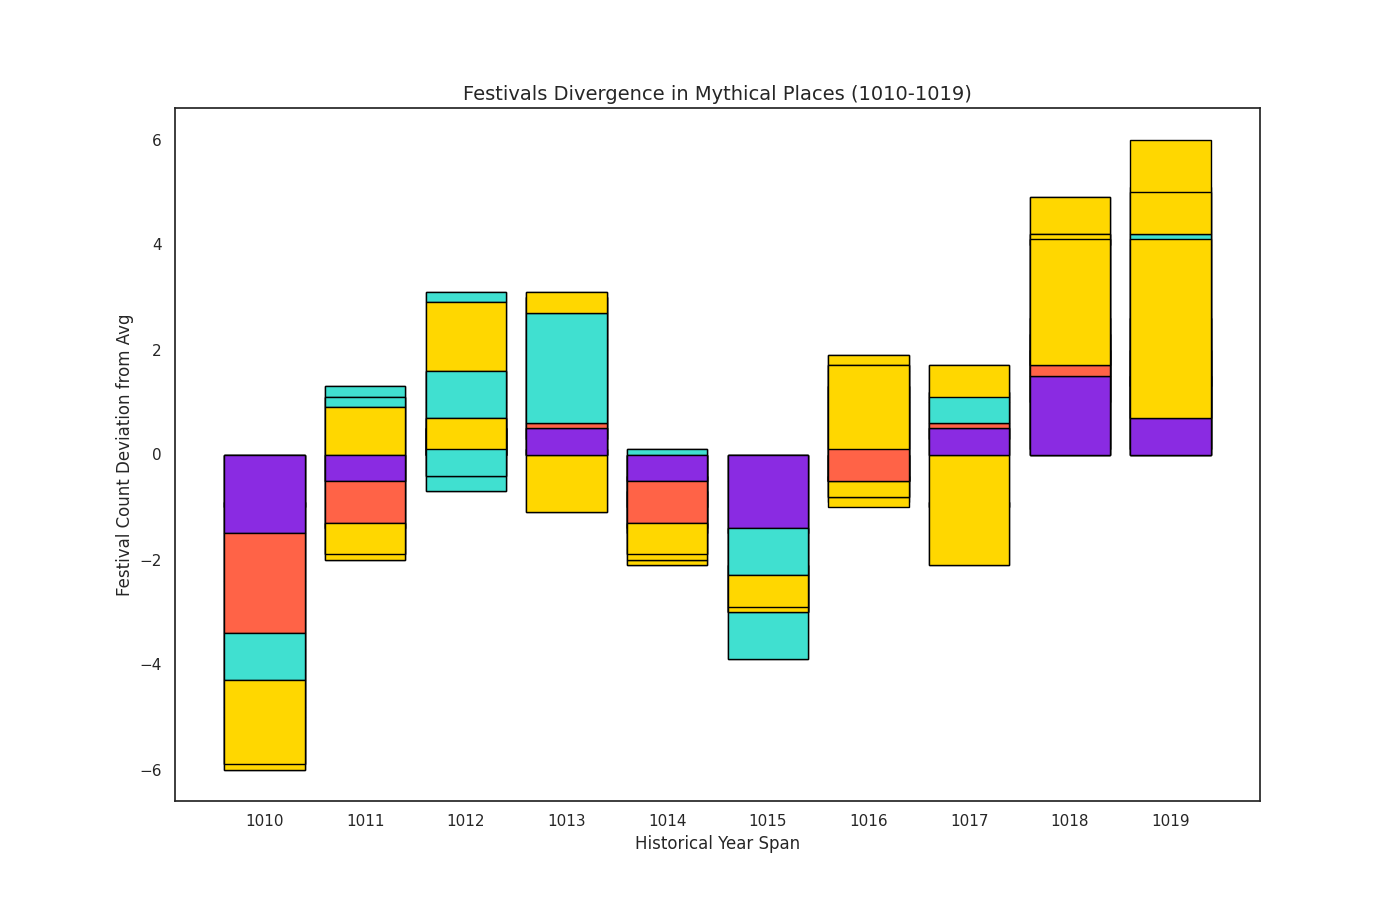

Reproduce this figure in Python.
import matplotlib.pyplot as plt
import numpy as np

years = np.arange(1010, 1020)

atlantis_festivals = np.array([[3, 2, 5, 4], [4, 6, 5, 3], [5, 3, 7, 5], [5, 4, 8, 6], [3, 5, 6, 4],
                               [4, 3, 5, 5], [4, 6, 6, 3], [5, 4, 7, 5], [6, 5, 5, 8], [6, 4, 9, 6]])
el_dorado_festivals = np.array([[4, 6, 1, 3], [5, 7, 4, 2], [6, 8, 4, 2], [5, 6, 3, 9], [4, 7, 2, 5],
                                [3, 4, 6, 4], [5, 7, 5, 2], [4, 6, 3, 8], [7, 4, 9, 4], [7, 4, 5, 10]])
shangri_la_festivals = np.array([[2, 4, 3, 5], [3, 4, 5, 6], [4, 6, 4, 6], [4, 5, 7, 7], [3, 5, 4, 6],
                                 [2, 4, 5, 6], [3, 5, 5, 7], [4, 5, 6, 6], [5, 6, 7, 6], [5, 5, 8, 7]])
avalon_festivals = np.array([[5, 4, 7, 6], [6, 5, 8, 7], [7, 5, 9, 7], [7, 6, 10, 8], [6, 5, 8, 7],
                             [5, 6, 7, 7], [6, 8, 8, 6], [7, 6, 9, 7], [8, 7, 7, 10], [8, 7, 6, 11]])

atlantis_diff = atlantis_festivals - np.mean(atlantis_festivals, axis=0)
el_dorado_diff = el_dorado_festivals - np.mean(el_dorado_festivals, axis=0)
shangri_la_diff = shangri_la_festivals - np.mean(shangri_la_festivals, axis=0)
avalon_diff = avalon_festivals - np.mean(avalon_festivals, axis=0)

# Shuffled colors
colors = ['#8A2BE2', '#FF6347', '#40E0D0', '#FFD700']

fig, ax = plt.subplots(figsize=(14, 9))

for i, diff in enumerate([atlantis_diff, el_dorado_diff, shangri_la_diff, avalon_diff]):
    base = np.zeros(len(years))
    for j in range(diff.shape[1]):
        ax.bar(years, diff[:, j], bottom=base, color=colors[j], edgecolor='black')
        base += diff[:, j]

ax.set_title('Festivals Divergence in Mythical Places (1010-1019)', fontsize=14)
ax.set_ylabel('Festival Count Deviation from Avg')
ax.set_xlabel('Historical Year Span')
ax.set_xticks(years)

plt.show()
